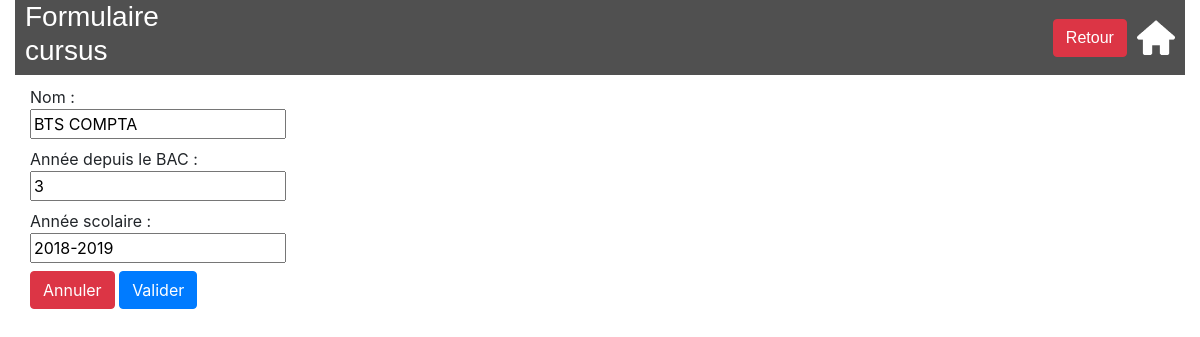
The page /lycee/cursus/update/9 on the database its author committed.
### lycee/models.py (models this page shows, shortened)
class Cursus(models.Model):
    name = models.CharField(
        max_length=50,
        blank=False,
        null=True,
        default='aucun'
    )
    year_from_bac = models.SmallIntegerField(
        help_text="year since le bac",
        verbose_name="year",
        blank=False,
        null=True,
        default=0
    )
    scholar_year = models.CharField(
        max_length=9,
        blank=False,
        null=True,
        default='0000-00001'
    )

### lycee/views.py (the view)
# urls.py: url(r'^cursus/update/(?P<pk>[0-9]+)$', views.CursusUpdateView.as_view(), name='update_cursus'),
class CursusUpdateView(UpdateView):
    model = Cursus
    form_class = CursusForm
    template_name = "lycee/cursus/modify_cursus.html"
    def get_success_url(self):
        return reverse("detail", args=(self.object.pk,))

### lycee/forms.py
class CursusForm(ModelForm):
    class Meta:
        model = Cursus
        fields = ("name", "year_from_bac", "scholar_year")

### lycee/templates/lycee/cursus/modify_cursus.html (shortened to what this page needs)
{% extends "master.html" %}
{% load static %}
{% block title %}
    <h3>Formulaire cursus</h3>
{% endblock %}
{% block content %}
    <form method="post">
        <div class="form-group">
            <label for="{{ form.name.id_for_label }}" class="labelo">Nom :</label><br>
            {{ form.name }}
        </div>
        <div class="form-group">
            <label for="{{ form.year_from_bac.id_for_label }}" class="labelo">Année depuis le BAC :</label><br>
            {{ form.year_from_bac }}
        </div>
        <div class="form-group">
            <label for="{{ form.scholar_year.id_for_label }}" class="labelo">Année scolaire :</label><br>
            {{ form.scholar_year }}
        </div>
        <div>
            <button type="cancel" class="btn btn-danger"><a style="color: white"href="{{ view.get_success_url }}">Annuler</a></button>
            <button type="submit" class="btn btn-primary">Valider</button>
        </div>
    </form>
{% endblock%}

### lycee/static/lycee/style.css (style rules this page uses)
.form-group { margin-bottom: 0.5rem; }
.labelo { display: inline-block; margin-bottom: 0; }

### rows shown on the page
Cursus: name "BTS COMPTA", year_from_bac "3", scholar_year "2018-2019"
